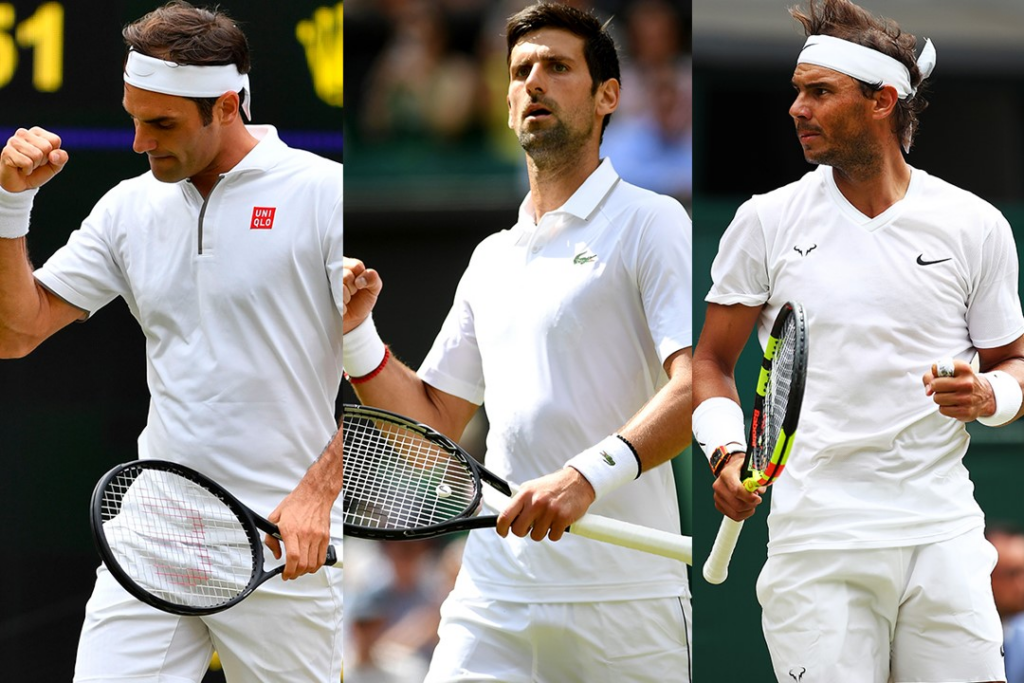
#> input picture 이미지 다루기 및 데이터셋 구축/DAY47-22_12_08_image preprocessing & OpenCV/ex_image.png, 1024 x 683 px
$ python ex_03.py
#> lines starting #> are read from the running program, lines starting #| are printed output that depends on the picture; after the words box and inside, x2 and y2 are one past the last pixel; in counts of white or black regions, pixels touching at a corner belong together
# 블렌딩없이 오버레이 붙여넣기
import cv2

large_img = cv2.imread('./ex_image.png')
#> large_img is the input picture: shape (683, 1024, 3); mean B, G, R 130.2, 135.3, 140.5
watermark = cv2.imread('./ex_image_logo.png')
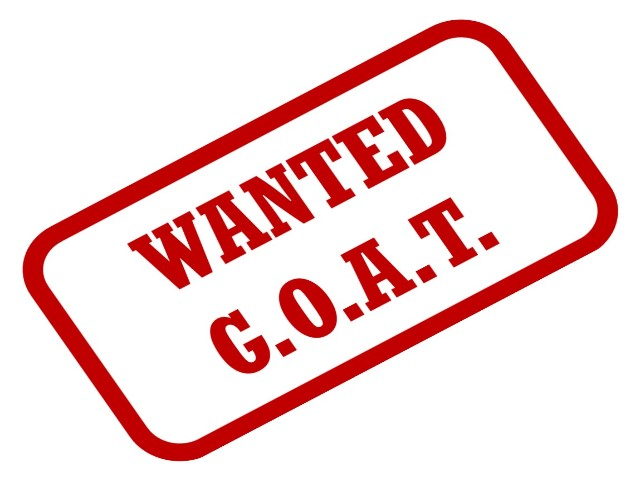
#> input picture 이미지 다루기 및 데이터셋 구축/DAY47-22_12_08_image preprocessing & OpenCV/ex_image_logo.png, 640 x 480 px
#> watermark is the input picture: shape (480, 640, 3); mean B, G, R 214, 214, 243.6

small_img = cv2.resize(watermark, (300,300))
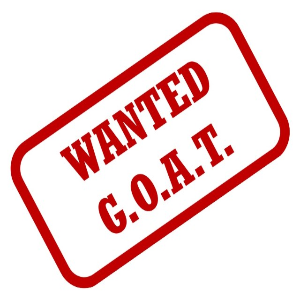
#> small_img: shape (300, 300, 3); mean B, G, R 214, 214, 243.6

x_offset = 30
y_offset = 170

x_end = x_offset + small_img.shape[0]
#> x_end = 330
y_end = y_offset + small_img.shape[1]
#> y_end = 470
# crop = large_img[y_offset:y_end, x_offset:x_end]
large_img[y_offset:y_end, x_offset:x_end] = small_img
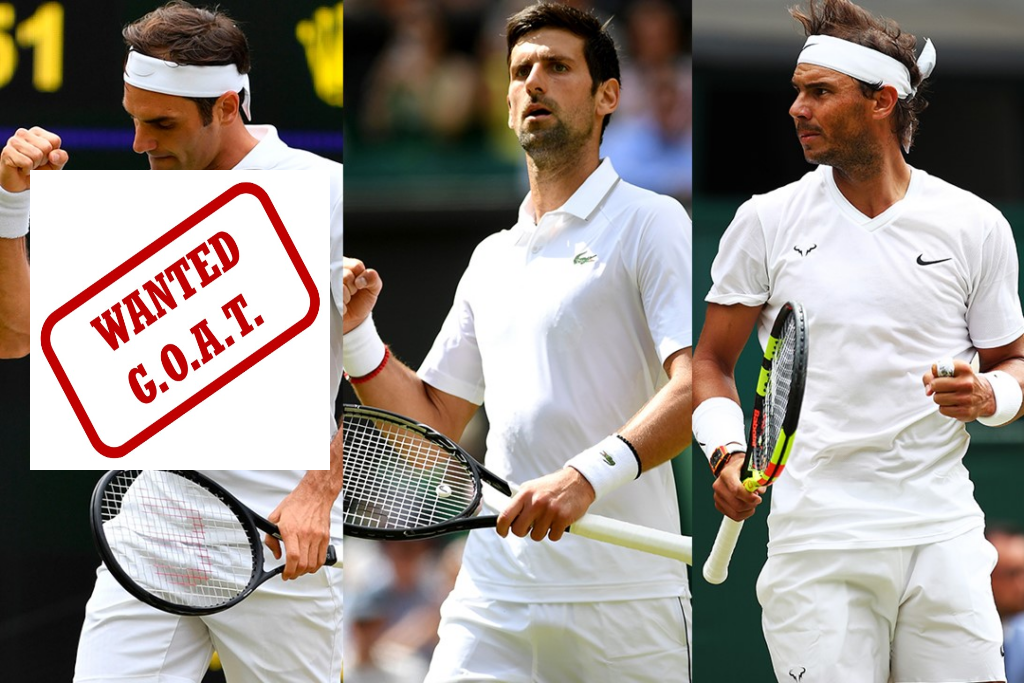
#> large_img: shape (683, 1024, 3); 12.87% of pixels changed, all inside (x1, y1, x2, y2) = (30, 170, 330, 470)
cv2.imshow('test', large_img)
cv2.waitKey(0)
